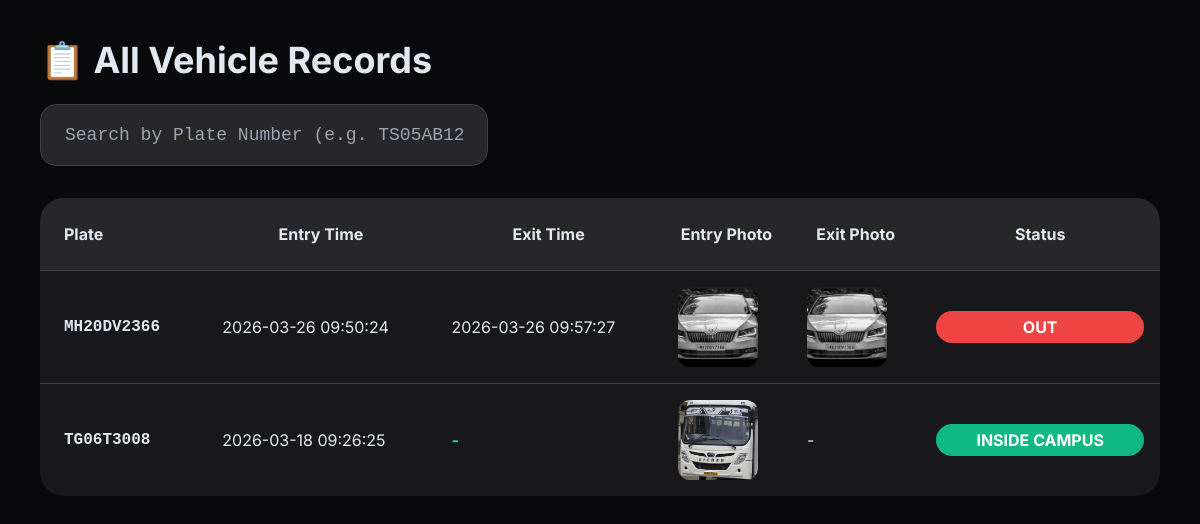
Screenshot of /records.php (signed in) with the database file from the repository.
### tables this page shows
CREATE TABLE `vehicle_logs` (
  `id` int(11) NOT NULL,
  `plate_number` varchar(50) NOT NULL,
  `entry_time` datetime NOT NULL,
  `exit_time` datetime DEFAULT NULL,
  `entry_photo` varchar(255) NOT NULL,
  `exit_photo` varchar(255) DEFAULT NULL,
  `recorded_by` varchar(100) DEFAULT 'Security Officer'
);

### records.php (the view, shortened to what this page needs)
<?php include 'auth.php'; ?>
<!DOCTYPE html>
<html lang="en">
<head>
    <script src="https://cdn.tailwindcss.com"></script>
    <link rel="stylesheet" href="assets/css/style.css">
</head>
<body class="bg-zinc-950">
<div class="max-w-7xl mx-auto p-10">
    <h1 class="text-4xl font-bold mb-6">📋 All Vehicle Records</h1>
    <div class="mb-8">
        <input type="text" id="searchPlate"
               class="w-full max-w-md bg-zinc-800 border border-zinc-700 text-white px-6 py-4 rounded-2xl text-lg font-mono focus:border-emerald-500 outline-none"
               placeholder="Search by Plate Number (e.g. TS05AB1234)"
               onkeyup="searchRecords()">
    </div>
    <table class="w-full bg-zinc-900 rounded-3xl overflow-hidden" id="recordsTable">
        <thead class="bg-zinc-800">
            <tr>
                <th class="p-6 text-left">Plate</th>
                <th>Entry Time</th>
                <th>Exit Time</th>
                <th>Entry Photo</th>
                <th>Exit Photo</th>
                <th>Status</th>
            </tr>
        </thead>
        <tbody id="recordsBody">
        <?php
        $res = mysqli_query($conn, "SELECT * FROM vehicle_logs");
        $all_records = [];
        while($row = mysqli_fetch_assoc($res)){
            $all_records[] = $row;
        }
        usort($all_records, function($a, $b) {
            return strtotime($b['entry_time']) - strtotime($a['entry_time']);
        });
        foreach($all_records as $row):
            $exit = $row['exit_time'] ? $row['exit_time'] : '<span class="text-emerald-400 font-bold">-</span>';
            $status = $row['exit_time']
                ? '<span class="bg-red-500 text-white px-6 py-1 rounded-full font-bold block text-center mx-auto">OUT</span>'
                : '<span class="bg-emerald-500 text-white px-6 py-1 rounded-full font-bold block text-center mx-auto">INSIDE CAMPUS</span>';
        ?>
        <tr class="border-t border-zinc-700 hover:bg-zinc-800 record-row"
            data-plate="<?php echo strtolower($row['plate_number']); ?>">
            <td class="p-6 font-mono font-bold"><?php echo htmlspecialchars($row['plate_number']); ?></td>
            <td class="p-4"><?php echo $row['entry_time']; ?></td>
            <td class="p-4"><?php echo $exit; ?></td>
            <td class="p-4">
                <img src="<?php echo $row['entry_photo']; ?>" class="w-20 h-20 object-cover rounded-xl">
            </td>
            <td class="p-4">
                <?php echo $row['exit_photo']
                    ? '<img src="'.$row['exit_photo'].'" class="w-20 h-20 object-cover rounded-xl">'
                    : '-';
                ?>
            </td>
            <td class="p-4"><?php echo $status; ?></td>
        </tr>
        <?php endforeach; ?>
        </tbody>
    </table>
</div>
</body>
</html>

### assets/css/style.css (style rules this page uses)
* { font-family: 'Inter', sans-serif; }
body { background: #0f172a; color: #e2e8f0; }

### rows the page displays
vehicle_logs: plate_number "MH20DV2366", entry_time "2026-03-26 09:50:24", exit_time "2026-03-26 09:57:27", entry_photo (picture), exit_photo (picture), shows "OUT"
vehicle_logs: plate_number "TG06T3008", entry_time "2026-03-18 09:26:25", entry_photo (picture), shows "INSIDE CAMPUS"
